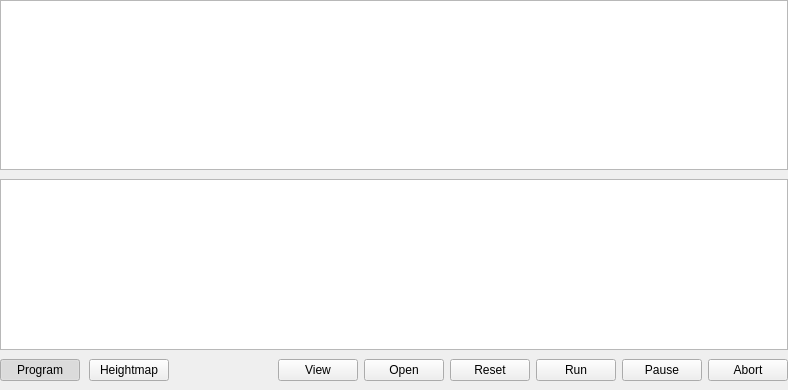
<?xml version="1.0" encoding="UTF-8"?>
<ui version="4.0">
 <class>PartMainProgram</class>
 <widget class="QWidget" name="PartMainProgram">
  <property name="geometry">
   <rect>
    <x>0</x>
    <y>0</y>
    <width>788</width>
    <height>390</height>
   </rect>
  </property>
  <property name="windowTitle">
   <string>Form</string>
  </property>
  <layout class="QVBoxLayout" name="verticalLayout">
   <property name="spacing">
    <number>3</number>
   </property>
   <property name="leftMargin">
    <number>0</number>
   </property>
   <property name="topMargin">
    <number>0</number>
   </property>
   <property name="rightMargin">
    <number>0</number>
   </property>
   <property name="bottomMargin">
    <number>9</number>
   </property>
   <item>
    <layout class="QVBoxLayout" name="verticalLayout_21">
     <property name="spacing">
      <number>9</number>
     </property>
     <item>
      <widget class="QTableView" name="tblProgram">
       <property name="font">
        <font>
         <pointsize>9</pointsize>
        </font>
       </property>
       <property name="contextMenuPolicy">
        <enum>Qt::ContextMenuPolicy::CustomContextMenu</enum>
       </property>
       <property name="editTriggers">
        <set>QAbstractItemView::EditTrigger::AnyKeyPressed|QAbstractItemView::EditTrigger::DoubleClicked|QAbstractItemView::EditTrigger::EditKeyPressed|QAbstractItemView::EditTrigger::SelectedClicked</set>
       </property>
       <property name="selectionMode">
        <enum>QAbstractItemView::SelectionMode::ContiguousSelection</enum>
       </property>
       <property name="selectionBehavior">
        <enum>QAbstractItemView::SelectionBehavior::SelectRows</enum>
       </property>
       <property name="gridStyle">
        <enum>Qt::PenStyle::DashLine</enum>
       </property>
       <attribute name="horizontalHeaderMinimumSectionSize">
        <number>50</number>
       </attribute>
       <attribute name="horizontalHeaderHighlightSections">
        <bool>false</bool>
       </attribute>
       <attribute name="verticalHeaderVisible">
        <bool>false</bool>
       </attribute>
      </widget>
     </item>
     <item>
      <widget class="QTableView" name="tblHeightmap">
       <property name="alternatingRowColors">
        <bool>true</bool>
       </property>
       <property name="selectionMode">
        <enum>QAbstractItemView::SelectionMode::SingleSelection</enum>
       </property>
       <property name="gridStyle">
        <enum>Qt::PenStyle::DashLine</enum>
       </property>
       <attribute name="horizontalHeaderVisible">
        <bool>false</bool>
       </attribute>
       <attribute name="horizontalHeaderDefaultSectionSize">
        <number>60</number>
       </attribute>
       <attribute name="horizontalHeaderHighlightSections">
        <bool>false</bool>
       </attribute>
       <attribute name="verticalHeaderVisible">
        <bool>false</bool>
       </attribute>
      </widget>
     </item>
     <item>
      <layout class="QHBoxLayout" name="horizontalLayout_4">
       <item>
        <widget class="QPushButton" name="btnProgram">
         <property name="text">
          <string>Program</string>
         </property>
         <property name="checkable">
          <bool>true</bool>
         </property>
         <property name="checked">
          <bool>true</bool>
         </property>
        </widget>
       </item>
       <item>
        <widget class="QPushButton" name="btnHeightmap">
         <property name="text">
          <string>Heightmap</string>
         </property>
         <property name="checkable">
          <bool>true</bool>
         </property>
        </widget>
       </item>
       <item>
        <spacer name="spacerBot_2">
         <property name="orientation">
          <enum>Qt::Orientation::Horizontal</enum>
         </property>
         <property name="sizeHint" stdset="0">
          <size>
           <width>8</width>
           <height>20</height>
          </size>
         </property>
        </spacer>
       </item>
       <item>
        <widget class="QWidget" name="panProgram" native="true">
         <layout class="QHBoxLayout" name="horizontalLayout">
          <property name="leftMargin">
           <number>0</number>
          </property>
          <property name="topMargin">
           <number>0</number>
          </property>
          <property name="rightMargin">
           <number>0</number>
          </property>
          <property name="bottomMargin">
           <number>0</number>
          </property>
          <item>
           <widget class="QPushButton" name="btnViewOptions">
            <property name="text">
             <string>View</string>
            </property>
           </widget>
          </item>
          <item>
           <widget class="QPushButtonWithMenu" name="cmdFileOpen">
            <property name="text">
             <string>Open</string>
            </property>
            <property name="shortcut">
             <string>Ctrl+O</string>
            </property>
           </widget>
          </item>
          <item>
           <widget class="QPushButton" name="cmdFileReset">
            <property name="text">
             <string>Reset</string>
            </property>
           </widget>
          </item>
          <item>
           <widget class="QPushButtonWithMenu" name="cmdFileSend">
            <property name="sizePolicy">
             <sizepolicy hsizetype="Minimum" vsizetype="Minimum">
              <horstretch>0</horstretch>
              <verstretch>0</verstretch>
             </sizepolicy>
            </property>
            <property name="baseSize">
             <size>
              <width>93</width>
              <height>0</height>
             </size>
            </property>
            <property name="text">
             <string>Run</string>
            </property>
            <property name="shortcut">
             <string>Ctrl+S</string>
            </property>
           </widget>
          </item>
          <item>
           <widget class="QPushButton" name="cmdFilePauseResume">
            <property name="text">
             <string>Pause</string>
            </property>
            <property name="checkable">
             <bool>false</bool>
            </property>
           </widget>
          </item>
          <item>
           <widget class="QPushButton" name="cmdFileAbort">
            <property name="text">
             <string>Abort</string>
            </property>
           </widget>
          </item>
         </layout>
        </widget>
       </item>
      </layout>
     </item>
    </layout>
   </item>
  </layout>
 </widget>
 <customwidgets>
  <customwidget>
   <class>QPushButtonWithMenu</class>
   <extends>QPushButton</extends>
   <header>ui/widgets/qpushbuttonwithmenu.h</header>
  </customwidget>
 </customwidgets>
 <resources/>
 <connections/>
</ui>
